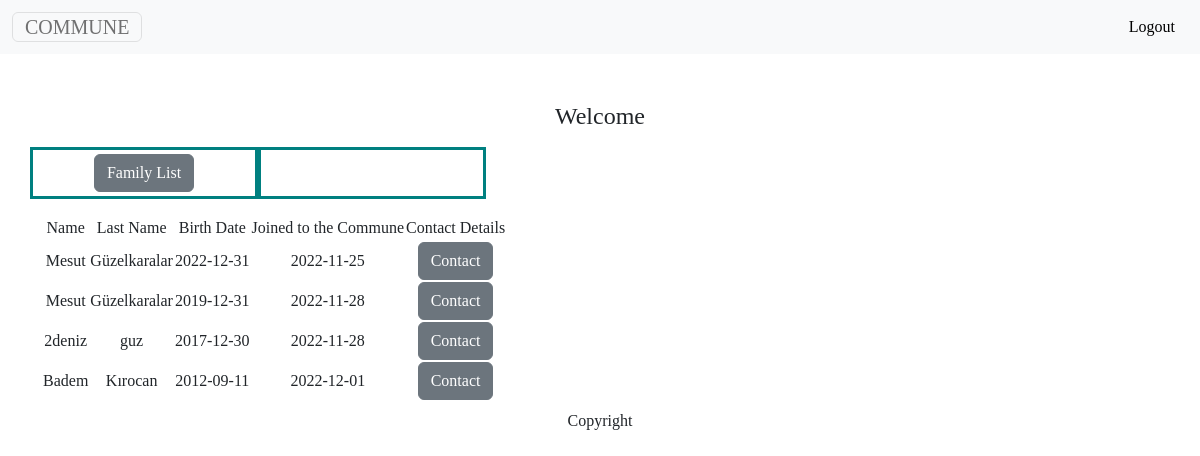
The page /home/family/list?family_id=1 (signed in) on the database its author committed.
### tables this page shows
CREATE TABLE members (
    id INTEGER NOT NULL PRIMARY KEY,
    extended_family_id INTEGER,
    family_id INTEGER,
    login_name TEXT NOT NULL UNIQUE, 
    password_hash TEXT NOT NULL,  
    registration_date REAL NOT NULL,
    name TEXT NOT NULL,
    last_name TEXT NOT NULL,
    birth_date REAL NOT NULL,
    email TEXT NOT NULL,
    phone_number TEXT,
    address TEXT,
    living TEXT NOT NULL,
    FOREIGN KEY (extended_family_id) REFERENCES extended_families(id)
    FOREIGN KEY (family_id) REFERENCES families(id)
);

### app.py (the view)
@app.route("/home/family/list", methods=["GET", "POST"])
def family_list():
    family_members = cur.execute("SELECT id, name, last_name, birth_date, datetime(registration_date) FROM members WHERE extended_family_id = ?", request.args.get('family_id'))
    return render_template("family_list.html", family_members=family_members)

### helpers.py (called while the page is built)
def date(date_time):
    date = (datetime.strptime(date_time, '%Y-%m-%d %H:%M:%S') + timedelta(hours=3)).date()
    return date

### templates/family_list.html (shortened to what this page needs)
{% extends "index.html" %}
{% block main %}
    <h4 class="text-center mb-3">Welcome </h4>
    <div class="container">
        <div class="row row-cols-5 mb-3">
            <div class="col">
                <a class="btn btn-secondary mt-1 mb-1"  href="{{ url_for('family_list', family_id=session['family_id'] ) }}">Family List</a>
            </div>
            <div class="col">
            </div>
        </div>
    </div>
    <div class="container">
            <table>
                <thead>
                    <tr>
                        <td>Name</td>
                        <td>Last Name</td>
                        <td>Birth Date</td>
                        <td>Joined to the Commune</td>
                        <td>Contact Details</td>
                    </tr>
                </thead>
                {% for member in family_members %}
                    <tr>
                        <td>{{member['name']}}</td>
                        <td>{{member['last_name']}}</td>
                        <td>{{member['birth_date']}}</td>
                        <td>{{member['datetime(registration_date)'] | date}}</td>
                        <td><a class="btn btn-secondary" method="get" href="{{url_for('family_member_contact', id=member['id'] )}}">Contact</a></td>
                    </tr>
                {% endfor %}
            </table>
    </div>
{% endblock %}

### templates/index.html (shortened to what this page needs)
<!DOCTYPE html>
<html lang="en">
<head>
    <link href="https://cdn.jsdelivr.net/npm/bootstrap@5.2.3/dist/css/bootstrap.min.css" rel="stylesheet">
    <link rel="stylesheet" href="{{ url_for('static', filename='style.css') }}">
</head>
<body>
    <header>
        <section>
            <nav role="navigation" class="navbar bg-light mb-5">
                <div class="container-fluid">
                    <a class="navbar-brand navbar-toggler" href="/"> <span>COMMUNE</span></a>
                    <div>
                        {% if not session["user_id"] %}
                            <ul class="navbar-nav">
                                <li class="nav-item">
                                    <a href="/register" class="btn btn-light">Register</a>
                                    <a href="/login" class="btn btn-light">Login</a>
                                </li>
                            </ul>
                        {% else %}
                            <ul class="navbar-nav">
                                <li class="nav-item">
                                    <a href="{{ url_for('logout') }}" class="btn btn-light">Logout</a>
                                </li>
                            </ul>
                        {% endif %}
                    </div>
                </div>
            </nav>
        </section>
    </header>
    <main class="text-center">
        {% block main %}
        {% endblock %}
    </main>
    <footer>
        <nav class="navbar">
            <div class="container-fluid">
                <ul class="navbar-nav mx-auto">
                    <li class="nav-item">
                        <span>Copyright</span>
                    </li>
                </ul>
            </div>
        </nav>
    </footer>
</body>
</html>

### static/style.css (style rules this page uses)
body { font-family: Georgia, serif; }
.col { border: solid; border-color:teal; border-width: 3px; }

### rows shown on the page
members: name "Mesut", last_name "Güzelkaralar", birth_date "2022-12-31", member "2022-11-25"
members: name "Mesut", last_name "Güzelkaralar", birth_date "2019-12-31", member "2022-11-28"
members: name "2deniz", last_name "guz", birth_date "2017-12-30", member "2022-11-28"
members: name "Badem", last_name "Kırocan", birth_date "2012-09-11", member "2022-12-01"
